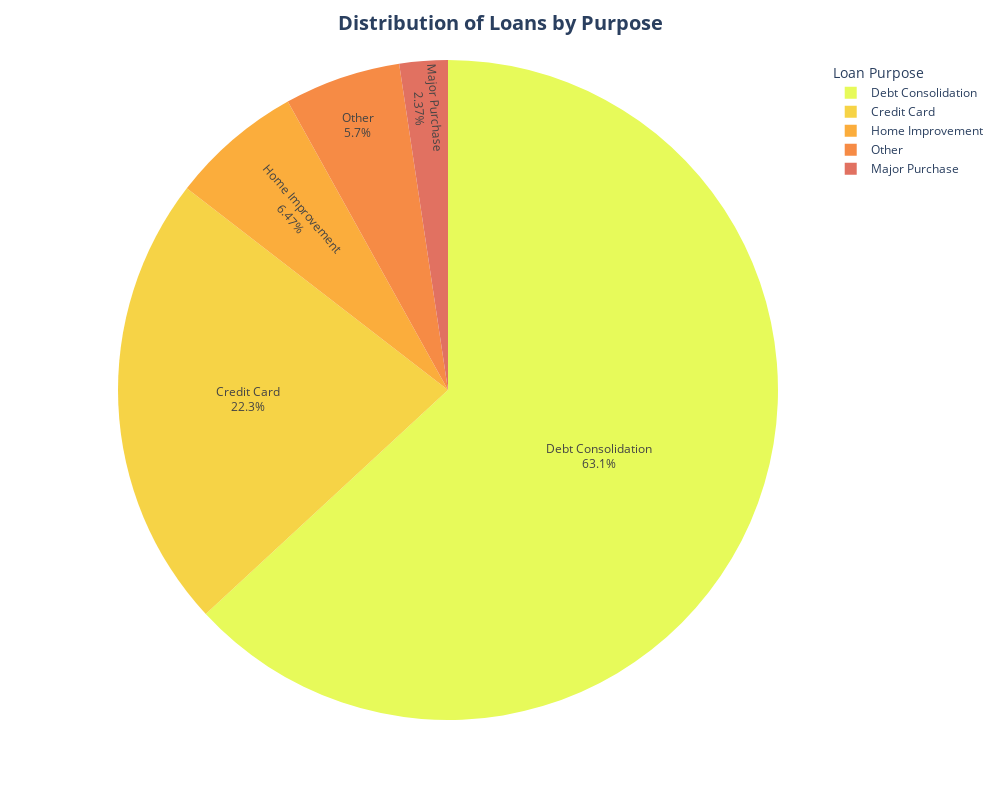

The cell this chart's notebook holds for it:
### Code cell
# Pull the top 5 loan purposes
loan_purpose_counts = lending_df['purpose'].value_counts().head(5)

# Create the chart
fig = px.pie(names=loan_purpose_counts.index, values=loan_purpose_counts.values, 
             labels={'label': 'Loan Purpose', 'value': 'Count'}, 
             category_orders={"names": ['Debt Consolidation', 'Credit Card', 'Home Improvement', 'Other', 'Major Purchase']},
             width=1000, 
             height= 800, 
             color_discrete_sequence=px.colors.sequential.thermal_r)

fig.update_traces(textinfo='percent+label')

# Update the labels
new_labels = {'debt_consolidation': 'Debt Consolidation',
              'credit_card': 'Credit Card',
              'home_improvement': 'Home Improvement',
              'other': 'Other',
              'major_purchase': 'Major Purchase'}
for i, name in enumerate(fig.data[0].labels):
    if name in new_labels:
        fig.data[0].labels[i] = new_labels[name]

# Update layout and show
fig.update_layout(
    title=dict(text="<b>Distribution of Loans by Purpose</b>", font=dict(size=20), x=0.5),
    legend_title= "Loan Purpose"
)
fig.show()

### Figure 1 — Plotly figure (JSON) as saved in the notebook; plotly's stock layout.template omitted (floating-point values rounded to 4 significant figures)
{"data": [{"direction": "clockwise", "domain": {"x": [0, 1], "y": [0, 1]}, "hovertemplate": "label=%{label}<br>value=%{value}<extra></extra>", "labels": ["Debt Consolidation", "Credit Card", "Home Improvement", "Other", "Major Purchase"], "legendgroup": "", "name": "", "showlegend": true, "sort": false, "textinfo": "percent+label", "type": "pie", "values": [234507, 83019, 24030, 21185, 8790]}], "layout": {"height": 800, "legend": {"title": {"text": "Loan Purpose"}, "tracegroupgap": 0}, "margin": {"t": 60}, "piecolorway": ["rgb(231, 250, 90)", "rgb(246, 211, 70)", "rgb(251, 173, 60)", "rgb(246, 139, 69)", "rgb(225, 113, 97)", "rgb(193, 100, 121)", "rgb(158, 89, 135)", "rgb(126, 77, 143)", "rgb(93, 62, 153)", "rgb(53, 50, 155)", "rgb(13, 48, 100)", "rgb(3, 35, 51)"], "title": {"font": {"size": 20}, "text": "<b>Distribution of Loans by Purpose</b>", "x": 0.5}, "width": 1000}}
